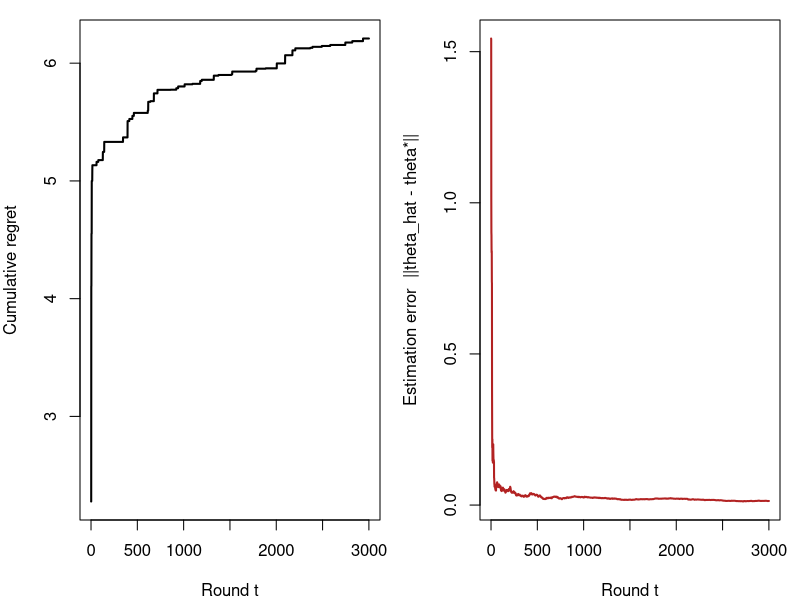

Source code (R):
## ---- chunk 1
set.seed(17)
M <- 100000                       # market size
v <- rlnorm(M, meanlog = log(40), sdlog = 0.5)   # reservation prices
c <- 15                           # marginal cost

price_grid <- seq(15, 120, by = 1)
demand  <- sapply(price_grid, function(p) mean(v >= p)) * M   # eq-demand-from-wtp
profit  <- (price_grid - c) * demand

p_star  <- price_grid[which.max(profit)]
q_star  <- demand[which.max(profit)]

# point elasticity at the optimum via numerical derivative
dQ <- diff(demand) / diff(price_grid)
elas_at_star <- dQ[which.max(profit)] * p_star / q_star

cat("Optimal price p*:        ", p_star, "\n")
cat("Quantity at p*:          ", round(q_star), "\n")
cat("Elasticity at p*:        ", round(elas_at_star, 2), "\n")
cat("Lerner markup (p*-c)/p*: ", round((p_star - c) / p_star, 3),
    " vs. -1/elasticity =", round(-1 / elas_at_star, 3), "\n")
## ---- chunk 2
set.seed(170)
c <- 15
# Two segments with constant-elasticity demand Q = A * p^eps
seg <- data.frame(
  name = c("price-sensitive", "price-insensitive"),
  A    = c(5e6, 2e6),
  eps  = c(-2.5, -1.4)
)

# Optimal monopoly price under constant elasticity: p* = c * eps/(eps+1)
seg$p_opt  <- c * seg$eps / (seg$eps + 1)
seg$q_opt  <- seg$A * seg$p_opt^seg$eps
seg$profit <- (seg$p_opt - c) * seg$q_opt

# Uniform price: maximize total profit over a single price
pg <- seq(16, 80, by = 0.5)
tot <- sapply(pg, function(p) sum((p - c) * seg$A * p^seg$eps))
p_uniform <- pg[which.max(tot)]
profit_uniform <- max(tot)

knitr::kable(
  transform(seg, p_opt = round(p_opt, 2), profit = round(profit)),
  col.names = c("Segment", "Scale A", "Elasticity", "Optimal price", "Quantity", "Profit"),
  caption = "Optimal third-degree prices differ across segments by elasticity."
)
cat("Uniform price:        ", p_uniform, " | profit:", round(profit_uniform), "\n")
cat("Discrimination profit:", round(sum(seg$profit)),
    " | gain:", round(100 * (sum(seg$profit) / profit_uniform - 1), 1), "%\n")
## ---- chunk 3
set.seed(1717)
n <- 400
theta <- 0.7                      # reference-price memory
p <- 10 + 2 * sin(seq_len(n) / 5) + rnorm(n, 0, 0.8)   # noisy price path

# build the memory-based reference price
r <- numeric(n); r[1] <- p[1]
for (t in 2:n) r[t] <- theta * r[t - 1] + (1 - theta) * p[t - 1]

gain <- pmax(r - p, 0); loss <- pmax(p - r, 0)
# data-generating demand with loss aversion: loss coef > gain coef
logQ <- 6 - 0.8 * log(p) + 0.5 * gain - 1.6 * loss + rnorm(n, 0, 0.05)

fit <- lm(logQ ~ log(p) + gain + loss)
round(coef(summary(fit))[, 1:2], 3)
## ---- chunk 4
#| label: fig-pricing-linucb
#| fig-cap: "A linear contextual bandit (LinUCB). Left: cumulative regret grows
#|   sublinearly and flattens as the reward parameters are learned. Right: the parameter
#|   estimation error decays. The two are linked—rounds with larger estimation error
#|   incur larger regret—which is the equivalence @he2026estimation formalize."
set.seed(17)
d <- 6; K <- 10; T <- 3000; alpha <- 0.5
theta_star <- rnorm(d)
A <- diag(d); b <- rep(0, d)                       # ridge sufficient statistics
cum_regret <- numeric(T); est_err <- numeric(T)
for (t in 1:T) {
  X    <- matrix(rnorm(K * d), K, d)               # K candidate arms this round
  Ainv <- solve(A); th <- Ainv %*% b
  ucb  <- as.numeric(X %*% th) + alpha * sqrt(rowSums((X %*% Ainv) * X))
  a    <- which.max(ucb)
  mu   <- as.numeric(X %*% theta_star)             # true mean rewards
  r    <- mu[a] + rnorm(1, 0, 0.3)
  A <- A + tcrossprod(X[a, ]); b <- b + r * X[a, ]
  cum_regret[t] <- (if (t > 1) cum_regret[t - 1] else 0) + (max(mu) - mu[a])
  est_err[t]    <- sqrt(sum((th - theta_star)^2))
}
op <- par(mfrow = c(1, 2), mar = c(4, 4, 1, 1))
plot(cum_regret, type = "l", lwd = 2, xlab = "Round t", ylab = "Cumulative regret")
plot(est_err, type = "l", lwd = 2, col = "firebrick", xlab = "Round t",
     ylab = "Estimation error  ||theta_hat - theta*||")
par(op)
cat(sprintf("Cumulative regret over %d rounds: %.1f (sublinear)\n", T, cum_regret[T]))
cat(sprintf("Corr(per-round regret, estimation error): %.2f\n",
            cor(diff(cum_regret), est_err[-T])))
## ---- chunk 5
set.seed(18)
p <- 25; q <- 25; r <- 2; K <- 40                   # doubly high-dim: 625 interactions
U <- matrix(rnorm(p * r), p, r); V <- matrix(rnorm(q * r), q, r)
Theta_star <- U %*% t(V)                             # rank-2 truth (latent factors)
actions    <- matrix(rnorm(K * q), K, q)             # candidate assortment-price configs

T0   <- 700                                          # exploration budget ~ #parameters
Xexp <- matrix(rnorm(T0 * p), T0, p)
Aexp <- actions[sample.int(K, T0, replace = TRUE), ]
y    <- rowSums((Xexp %*% Theta_star) * Aexp) + rnorm(T0, 0, 1.5)   # reward = x' Theta a
Phi  <- t(vapply(1:T0, function(i) as.numeric(outer(Xexp[i, ], Aexp[i, ])), numeric(p * q)))
Theta_full <- matrix(solve(crossprod(Phi) + 1e-3 * diag(p * q), crossprod(Phi, y)), p, q)
sv         <- svd(Theta_full)                        # low-rank denoising: truncate to rank r
Theta_lr   <- sv$u[, 1:r] %*% diag(sv$d[1:r]) %*% t(sv$v[, 1:r])

# Greedy revenue of each estimate's policy on fresh contexts, vs the oracle
eval_rev <- function(Th) mean(vapply(1:2000, function(i) {
  x <- rnorm(p); a <- which.max(actions %*% (t(Th) %*% x))
  as.numeric(t(x) %*% Theta_star %*% actions[a, ])
}, 0))
rev_oracle <- eval_rev(Theta_star)
cat(sprintf("Mean revenue  oracle %.1f | low-rank %.1f | full-LS %.1f\n",
            rev_oracle, eval_rev(Theta_lr), eval_rev(Theta_full)))
cat(sprintf("Estimation error ||Theta_hat - Theta*||_F : low-rank %.1f | full-LS %.1f\n",
            sqrt(sum((Theta_lr - Theta_star)^2)), sqrt(sum((Theta_full - Theta_star)^2))))
